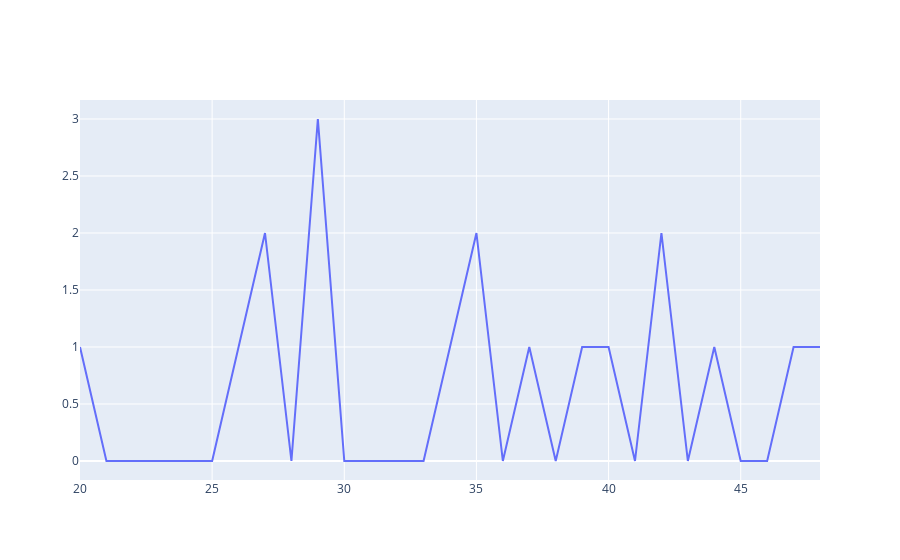
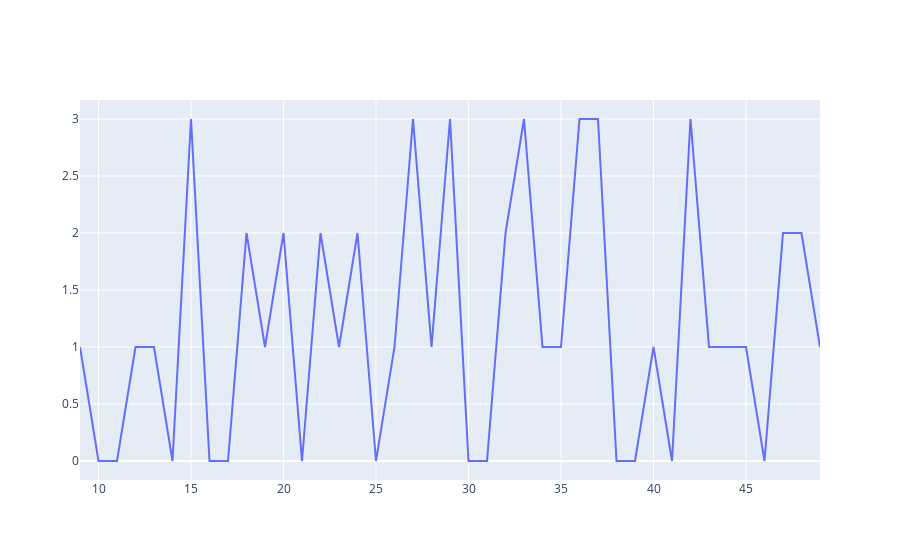
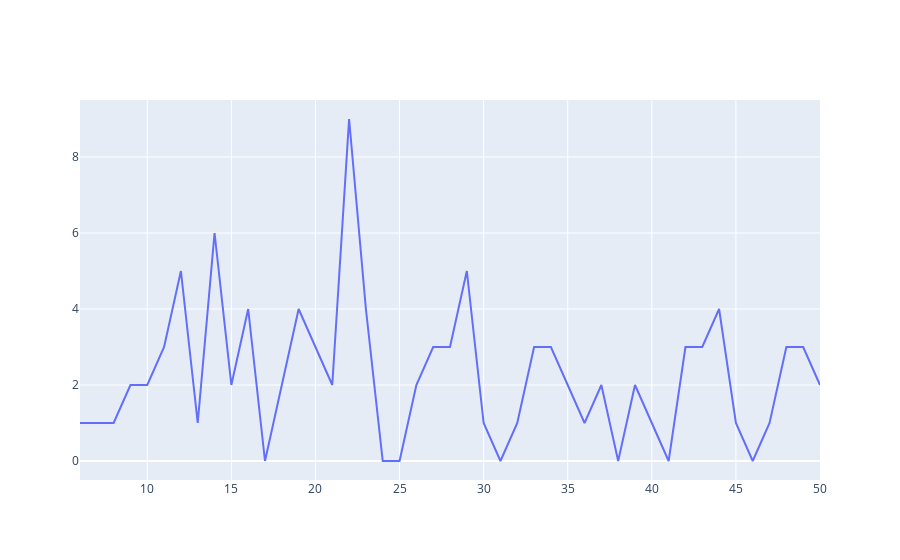
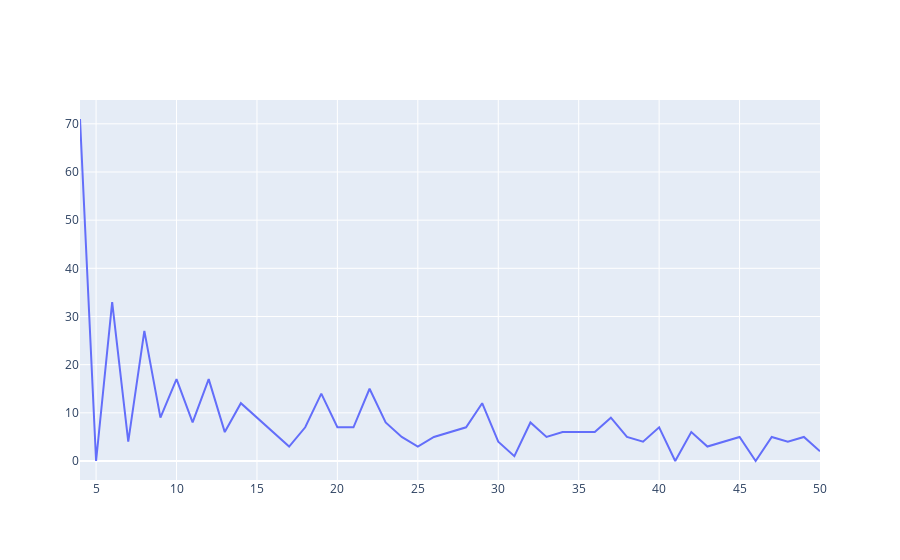

Notebook cell for these charts, in order:
### Code cell
syntheticTautPQRS = synthetic[(synthetic["formula"].str.contains("s")) &
    (synthetic["formula"].str.contains("r")) &
    (synthetic["formula"].str.contains("q")) &
    (synthetic["formula"].str.contains("p")) &
    (synthetic["formulaIsTautology"]==1)]

graphDataQuality(syntheticTautPQRS)


syntheticTautPQR = synthetic[(~synthetic["formula"].str.contains("s")) &
    (synthetic["formula"].str.contains("r")) &
    (synthetic["formula"].str.contains("q")) &
    (synthetic["formula"].str.contains("p")) &
    (synthetic["formulaIsTautology"]==1)]

graphDataQuality(syntheticTautPQR)

syntheticTautPQ = synthetic[(~synthetic["formula"].str.contains("s")) &
    (~synthetic["formula"].str.contains("r")) &
    (synthetic["formula"].str.contains("q")) &
    (synthetic["formula"].str.contains("p")) &
    (synthetic["formulaIsTautology"]==1)]

graphDataQuality(syntheticTautPQ)

syntheticTautP = synthetic[(~synthetic["formula"].str.contains("s")) &
    (~synthetic["formula"].str.contains("r")) &
    (~synthetic["formula"].str.contains("q")) &
    (synthetic["formula"].str.contains("p")) &
    (synthetic["formulaIsTautology"]==1)]

graphDataQuality(syntheticTautP)

### Figure 1 — Plotly figure (JSON) as saved in the notebook; plotly's stock layout.template omitted (floating-point values rounded to 4 significant figures)
{"data": [{"name": "formulas count", "type": "scatter", "x": [20, 21, 22, 23, 24, 25, 26, 27, 28, 29, 30, 31, 32, 33, 34, 35, 36, 37, 38, 39, 40, 41, 42, 43, 44, 45, 46, 47, 48], "y": [1, 0, 0, 0, 0, 0, 1, 2, 0, 3, 0, 0, 0, 0, 1, 2, 0, 1, 0, 1, 1, 0, 2, 0, 1, 0, 0, 1, 1]}], "layout": {}}

### Figure 2 — Plotly figure (JSON) as saved in the notebook; plotly's stock layout.template omitted (floating-point values rounded to 4 significant figures)
{"data": [{"name": "formulas count", "type": "scatter", "x": [9, 10, 11, 12, 13, 14, 15, 16, 17, 18, 19, 20, 21, 22, 23, 24, 25, 26, 27, 28, 29, 30, 31, 32, 33, 34, 35, 36, 37, 38, 39, 40, 41, 42, 43, 44, 45, 46, 47, 48, 49], "y": [1, 0, 0, 1, 1, 0, 3, 0, 0, 2, 1, 2, 0, 2, 1, 2, 0, 1, 3, 1, 3, 0, 0, 2, 3, 1, 1, 3, 3, 0, 0, 1, 0, 3, 1, 1, 1, 0, 2, 2, 1]}], "layout": {}}

### Figure 3 — Plotly figure (JSON) as saved in the notebook; plotly's stock layout.template omitted (floating-point values rounded to 4 significant figures)
{"data": [{"name": "formulas count", "type": "scatter", "x": [6, 7, 8, 9, 10, 11, 12, 13, 14, 15, 16, 17, 18, 19, 20, 21, 22, 23, 24, 25, 26, 27, 28, 29, 30, 31, 32, 33, 34, 35, 36, 37, 38, 39, 40, 41, 42, 43, 44, 45, 46, 47, 48, 49, 50], "y": [1, 1, 1, 2, 2, 3, 5, 1, 6, 2, 4, 0, 2, 4, 3, 2, 9, 4, 0, 0, 2, 3, 3, 5, 1, 0, 1, 3, 3, 2, 1, 2, 0, 2, 1, 0, 3, 3, 4, 1, 0, 1, 3, 3, 2]}], "layout": {}}

### Figure 4 — Plotly figure (JSON) as saved in the notebook; plotly's stock layout.template omitted (floating-point values rounded to 4 significant figures)
{"data": [{"name": "formulas count", "type": "scatter", "x": [4, 5, 6, 7, 8, 9, 10, 11, 12, 13, 14, 15, 16, 17, 18, 19, 20, 21, 22, 23, 24, 25, 26, 27, 28, 29, 30, 31, 32, 33, 34, 35, 36, 37, 38, 39, 40, 41, 42, 43, 44, 45, 46, 47, 48, 49, 50], "y": [71, 0, 33, 4, 27, 9, 17, 8, 17, 6, 12, 9, 6, 3, 7, 14, 7, 7, 15, 8, 5, 3, 5, 6, 7, 12, 4, 1, 8, 5, 6, 6, 6, 9, 5, 4, 7, 0, 6, 3, 4, 5, 0, 5, 4, 5, 2]}], "layout": {}}
